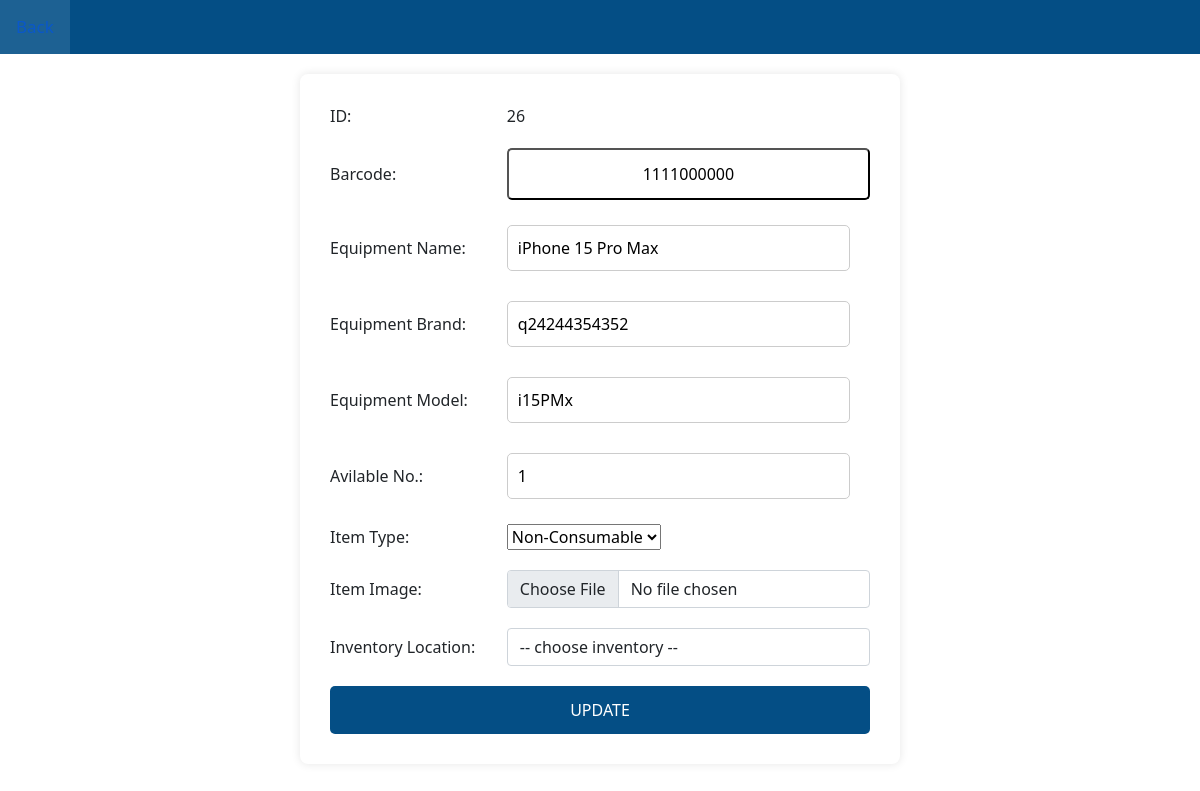
Before: /edit.php?id=26 with the older database file.
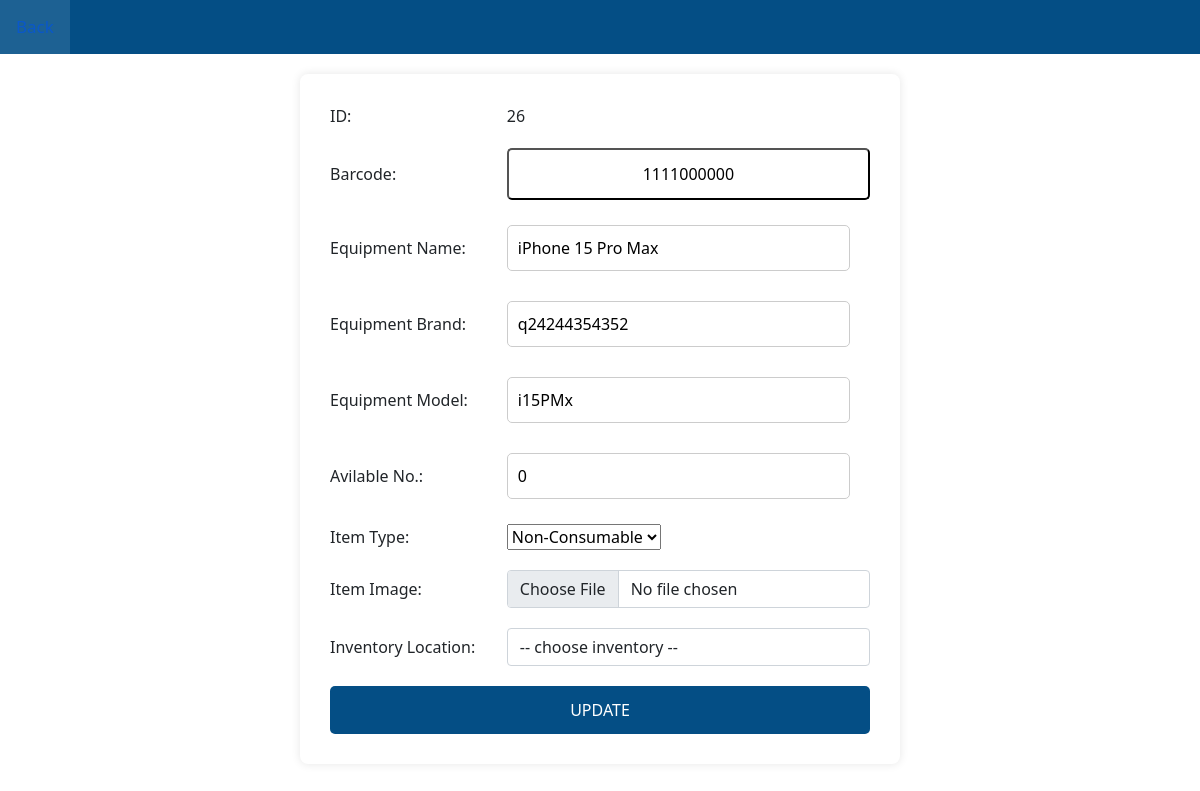
After: the same page with the newer database file.
### tables this page shows
CREATE TABLE `inventory` (
  `id` int(11) NOT NULL,
  `item_code` char(100) NOT NULL,
  `equipment_name` char(100) NOT NULL,
  `equipment_brand` char(100) NOT NULL,
  `equipment_model` char(100) NOT NULL,
  `quantity` int(11) NOT NULL,
  `item_type` text NOT NULL,
  `img` varchar(255) NOT NULL,
  `Locate` text NOT NULL
);

### edit.php (the view, shortened to what this page needs)
<?php
    include_once("config.php");
    $id=$_REQUEST['id'];
	$itemCode="";
	$equipName="";
	$equipBrand="";
	$quantity="";
    $item_type="";
	$rs=mysqli_query($mysqli,"select * from inventory where id=$id");
	if($result=mysqli_fetch_array($rs))
	{
		$itemCode=$result['item_code'];
		$equipName=$result["equipment_name"];
		$equipBrand=$result["equipment_brand"];
		$equipModel=$result["equipment_model"];
		$quantity=$result["quantity"];
        $item_type=$result["item_type"];
	}
?>
<!DOCTYPE html>
<html>
	<head>
		<link href="https://cdn.jsdelivr.net/npm/bootstrap@5.0.2/dist/css/bootstrap.min.css" rel="stylesheet"></head>
	</head>
	<body>
		<div class="sidebar">
			<a href="index.php">Back</a>
		</div>
		<form method="post" action="update_inventory.php" enctype="multipart/form-data">
        <table>
            <tr>
                <td>ID:</td>
                <td><?php echo $id ?></td>
            </tr>
            <tr>
                <td>Barcode:</td>
                <td><a href="generator/generator2.php?id=<?php echo $id; ?>&code=<?php echo $itemCode; ?>"><input type="button" name="update_itemCode" value="<?php echo $itemCode; ?>" ></a></td>
            </tr>
            <tr>
                <td>Equipment Name:</td>
                <td><input type="text" name="update_equipName" value="<?php echo $equipName; ?>" placeholder="Equipment name" required></td>
            </tr>
            <tr>
                <td>Equipment Brand:</td>
                <td><input type="text" name="update_equipBrand" value="<?php echo $equipBrand; ?>" placeholder="Equipment brand" required></td>
            </tr>
            <tr>
                <td>Equipment Model:</td>
                <td><input type="text" name="update_equipModel" value="<?php echo $equipModel; ?>" placeholder="Equipment model" required></td>
            </tr>
            <tr>
                <td>Avilable No.:</td>
                <td><input type="number" name="update_quantity" value="<?php echo $quantity; ?>" placeholder="Quantity" required></td>
            </tr>
            <tr>
            <tr>
                <td>Item Type:</td>
                <td>
                    <select name="update_item_type" required>
                    <option value="non-consumable" <?php echo ($item_type === 'non-consumable') ? 'selected' : ''; ?>>Non-Consumable</option>
                    </select>
                </td>
            </tr>
<tr>
    <td>Item Image:</td>
    <td>
        <input type="file" class="form-control" id="img" name="img" accept="image/*">
    </td>
</tr>
                            <dtr>
                                <td for="locate" class="form-label">Inventory Location:</td>
                                <td>
                                <select name="locate" class="form-control">
                                    <option value="">-- choose inventory --</option>
                                </select>
                                </td>
                            </tr>
            <tr>
                <td align="center" colspan="2"><input type="submit" name="btnSubmit" value="UPDATE"></td>
            </tr>
        </table>
    </form>
	</body>
</html>

Changed rows visible on the page:
changed inventory "iPhone 15 Pro Max": update_quantity "1" → "0"
